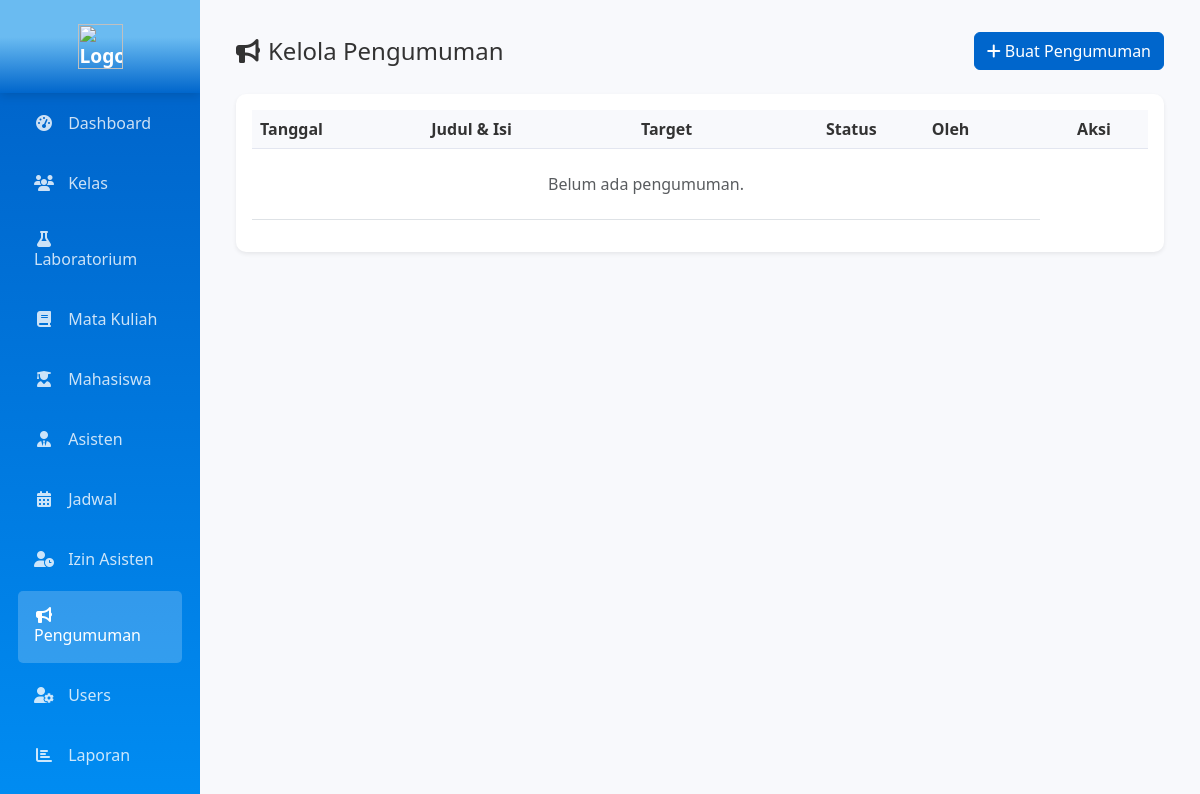
Before: /index.php?page=admin_pengumuman (signed in) with the older database file.
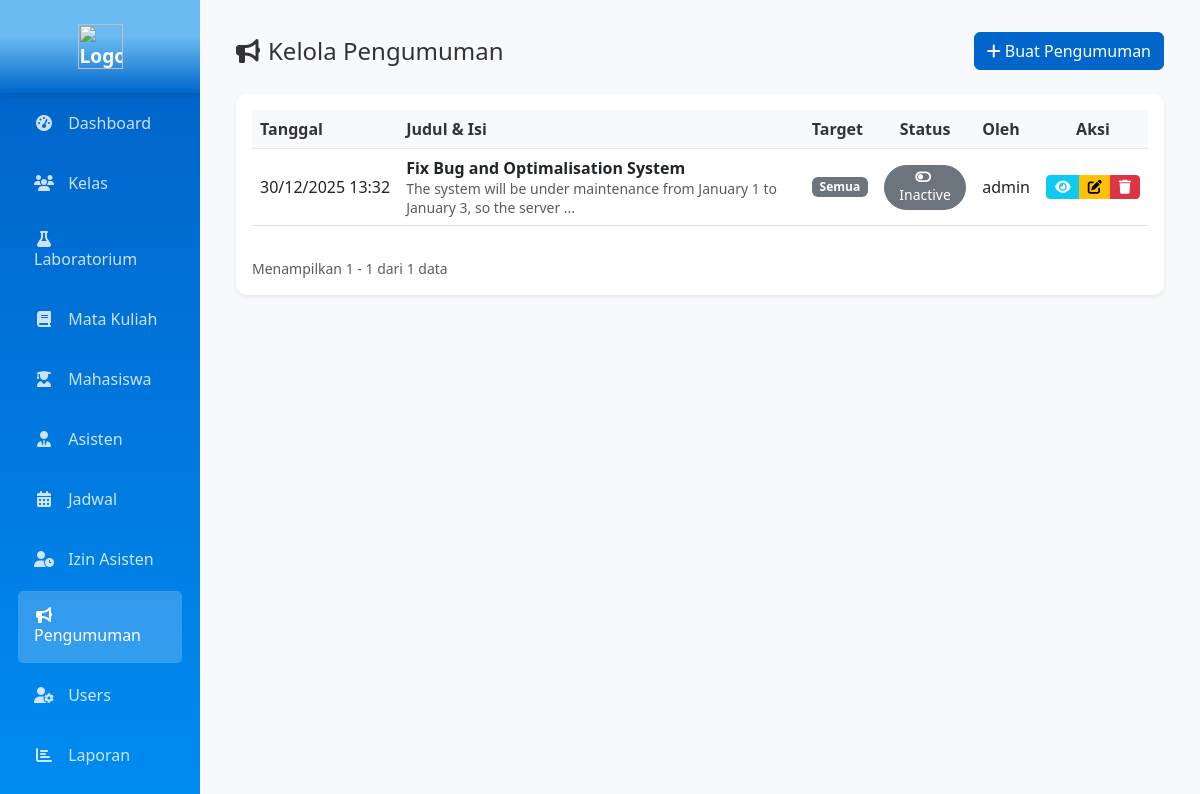
After: the same page with the newer database file.
### tables this page shows
CREATE TABLE `pengumuman` (
  `id` int(11) NOT NULL,
  `judul` varchar(255) NOT NULL,
  `isi` text NOT NULL,
  `target_role` enum('semua','mahasiswa','asisten') NOT NULL DEFAULT 'semua',
  `created_at` timestamp NOT NULL DEFAULT current_timestamp(),
  `created_by` int(11) NOT NULL,
  `status` enum('active','inactive') DEFAULT 'active'
);

CREATE TABLE `users` (
  `id` int(11) NOT NULL,
  `username` varchar(20) NOT NULL,
  `password` varchar(255) NOT NULL,
  `role` enum('mahasiswa','asisten','admin') DEFAULT 'mahasiswa',
  `created_at` timestamp NOT NULL DEFAULT current_timestamp(),
  `remember_token` varchar(64) DEFAULT NULL,
  `token_expires` datetime DEFAULT NULL
);

### pages/admin/pengumuman.php (the view, shortened to what the changed rows need)
<?php
$per_page = 10;
$current_page = get_current_page();
$count_query = mysqli_query($conn, "SELECT COUNT(*) as total FROM pengumuman");
$total_data = mysqli_fetch_assoc($count_query)['total'];
$offset = get_offset($current_page, $per_page);
$stmt_pengumuman = mysqli_prepare($conn, "SELECT p.*, u.username FROM pengumuman p LEFT JOIN users u ON p.created_by = u.id ORDER BY p.created_at DESC LIMIT ?, ?");
mysqli_stmt_bind_param($stmt_pengumuman, "ii", $offset, $per_page);
mysqli_stmt_execute($stmt_pengumuman);
$pengumuman_query = mysqli_stmt_get_result($stmt_pengumuman);
$pengumuman_data = [];
while ($row = mysqli_fetch_assoc($pengumuman_query)) {
    $pengumuman_data[] = $row;
}
?>
<?php include 'includes/header.php'; ?>
<div class="container-fluid">
    <div class="row">
        <div class="col-md-9 col-lg-10">
            <div class="content-wrapper p-4">
                <div class="card shadow-sm border-0">
                    <div class="card-body">
                        <div class="table-responsive d-none d-lg-block">
                            <table class="table table-hover align-middle">
                                <thead class="table-light">
                                    <tr>
                                        <th>Tanggal</th>
                                        <th>Judul & Isi</th>
                                        <th>Target</th>
                                        <th class="text-center">Status</th>
                                        <th>Oleh</th>
                                        <th class="text-center">Aksi</th>
                                    </tr>
                                </thead>
                                <tbody>
                                    <?php if(count($pengumuman_data) > 0): ?>
                                        <?php foreach($pengumuman_data as $row): ?>
                                        <tr>
                                            <td style="white-space: nowrap;"><?= date('d/m/Y H:i', strtotime($row['created_at'])) ?></td>
                                            <td>
                                                <strong><?= htmlspecialchars($row['judul']) ?></strong><br>
                                                <small class="text-muted"><?= substr(htmlspecialchars($row['isi']), 0, 80) ?><?= strlen($row['isi']) > 80 ? '...' : '' ?></small>
                                            </td>
                                            <td>
                                                <span class="badge <?= $badge_map[$row['target_role']] ?? 'bg-secondary' ?>"><?= ucfirst($row['target_role']) ?></span>
                                            </td>
                                            <td class="text-center">
                                                <?php
                                                $status = $row['status'] ?? 'active';
                                                $btn_cls = $status == 'active' ? 'btn-success' : 'btn-secondary';
                                                $icon = $status == 'active' ? 'fa-toggle-on' : 'fa-toggle-off';
                                                ?>
                                                <button class="btn btn-sm <?= $btn_cls ?> rounded-pill" onclick="toggleStatus(<?= $row['id'] ?>, '<?= $status ?>')" title="Klik untuk mengubah status"><i class="fas <?= $icon ?> me-1"></i><?= ucfirst($status) ?></button>
                                            </td>
                                            <td><?= htmlspecialchars($row['username']) ?></td>
                                            <td class="text-center">
                                                <div class="btn-group">
                                                    <button class="btn btn-sm btn-info text-white" title="Lihat Detail" onclick='lihatPengumuman(<?= json_encode($row, JSON_HEX_TAG | JSON_HEX_APOS | JSON_HEX_QUOT | JSON_HEX_AMP) ?>)'>
                                                        <i class="fas fa-eye"></i>
                                                    </button>
                                                    <button class="btn btn-sm btn-warning" title="Edit" onclick='editPengumuman(<?= json_encode($row, JSON_HEX_TAG | JSON_HEX_APOS | JSON_HEX_QUOT | JSON_HEX_AMP) ?>)'>
                                                        <i class="fas fa-edit"></i>
                                                    </button>
                                                    <button class="btn btn-sm btn-danger" title="Hapus" onclick="hapusPengumuman(<?= $row['id'] ?>)">
                                                        <i class="fas fa-trash"></i>
                                                    </button>
                                                </div>
                                            </td>
                                        </tr>
                                        <?php endforeach; ?>
                                    <?php else: ?>
                                        <tr><td colspan="5" class="text-center py-4 text-muted">Belum ada pengumuman.</td></tr>
                                    <?php endif; ?>
                                </tbody>
                            </table>
                        </div>
                        <?php if ($total_data > 0): ?>
                        <div class="d-flex flex-column flex-md-row justify-content-between align-items-center mt-3 gap-2">
                            <?= render_pagination_info($current_page, $per_page, $total_data) ?>
                        </div>
                        <?php endif; ?>
                    </div>
                </div>
            </div>
        </div>
    </div>
</div>
<?php include 'includes/footer.php'; ?>

### includes/fungsi.php (shortened to what the changed rows need)
<?php
function get_offset($current_page, $per_page = 10) {
    return ($current_page - 1) * $per_page;
}
function get_current_page() {
    $page = isset($_GET['hal']) ? (int)$_GET['hal'] : 1;
    return max(1, $page);
}
function render_pagination_info($current_page, $per_page, $total_data) {
    $start = (($current_page - 1) * $per_page) + 1;
    $end = min($current_page * $per_page, $total_data);
    return '<small class="text-muted">Menampilkan ' . $start . ' - ' . $end . ' dari ' . $total_data . ' data</small>';
}
?>

Changed rows visible on the page:
added pengumuman: created_at "30/12/2025 13:32", judul "Fix Bug and Optimalisation System", isi "The system will be under maintenance from January 1 to January 3, so the server", target_role "Semua", status "Inactive", users.username "admin"
Other visible differences:
$start: (not shown) → "1"
$end: (not shown) → "1"
$total_data: (not shown) → "1"
text no longer shown: "Belum ada pengumuman."
text now shown: "Menampilkan - dari data"
